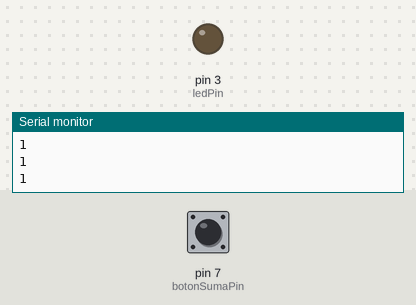
Simulated run of this sketch. Board: Arduino Uno, built with avr-gcc and run on an emulated ATmega328P. On the bench: output pins drawn as LEDs (lit = HIGH), the last lines printed to the serial monitor. Inputs (shaded band) come from the test bench; at power-on: pin 7 (botonSumaPin) HIGH.

Above: at 1.2 s.
1.3 s: pin 7 (botonSumaPin) pulled LOW for 1 s
At 3.4 s:
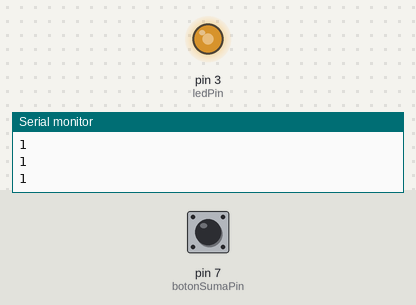
3.8 s: pin 7 (botonSumaPin) pulled LOW for 3.2 s
At 4.27 s:
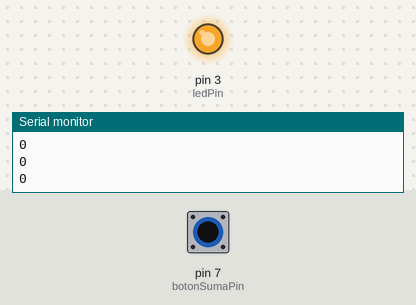
8.5 s: pin 7 (botonSumaPin) pulled LOW for 0.15 s
At 9.0 s:
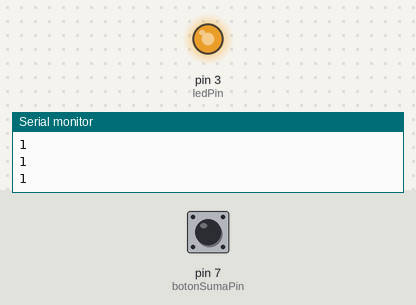
Timing chart, 0 to 11.5 s (numbered marks = the images above; inputs shaded):
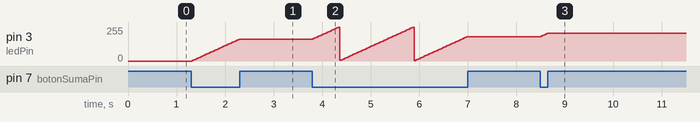

Measured:
- after the input at 1.3 s, pin 3 (ledPin): moves from 0/255 to 165/255 over 0.96 s, starting at once
- after the input at 3.8 s, pin 3 (ledPin): ramps from 3/255 to 255/255 and jumps back, once every 1.5 s
- after the input at 8.5 s, pin 3 (ledPin): 183/255 → 208/255 at once

The sketch:

Led_Push.ino
```cpp
const int botonSumaPin = 7;
const int ledPin = 3;

int botonSumaValue;

int cicloTrabajo;

void setup(){
  Serial.begin (9600);
  pinMode(ledPin, OUTPUT);
  pinMode(botonSumaPin, INPUT);

}

void loop (){
  botonSumaValue= digitalRead(botonSumaPin);

  Serial.println(botonSumaValue, DEC);
  if (botonSumaValue == LOW && cicloTrabajo <=1024){
    cicloTrabajo +=5;
  }

  analogWrite(ledPin, cicloTrabajo);
  delay(30);
}
```
